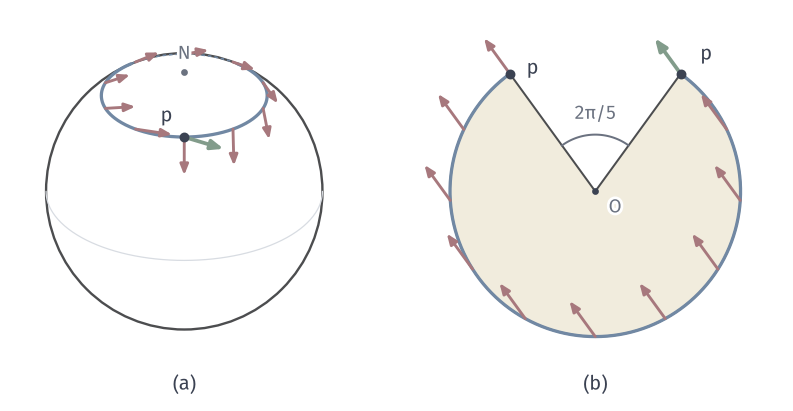

Source code (Python):
"""Parallel transport around the latitude through p=(0,3/5,4/5), and its development on the flat tangent cone (sector angle 8pi/5, radius tan theta0=3/4)."""
from pathlib import Path
import sys
ROOT = next(p for p in Path(__file__).resolve().parents if (p/"build.sh").is_file() and (p/"tex/book.tex").is_file())
sys.path.insert(0, str(ROOT/"figures/04-spaces-measures-and-geometry/04-manifolds/matplotlib/mfd-common"))
from mfd3d import *

W, H = 112, 58
fig, ax = canvas(W, H)
pl = Placed(View(90, 30), 26, 31, 19.5)
sphere_disc(ax, pl, fill='white')
t0 = np.arccos(.8); s0, c0 = .6, .8
def G(t):
    f = np.pi/2+t
    return np.array([s0*np.cos(f), s0*np.sin(f), c0])
def Eth(t):
    f = np.pi/2+t
    return np.array([c0*np.cos(f), c0*np.sin(f), -s0])
def Ephi(t):
    f = np.pi/2+t
    return np.array([-np.sin(f), np.cos(f), 0.0])
def V(t):
    return np.cos(c0*t)*Eth(t)-np.sin(c0*t)*Ephi(t)
tt = np.linspace(0, 2*np.pi, 361)
sphere_curve(ax, pl, np.array([G(t) for t in tt]), BLUE, lw=1.3, hidden=True)
for lat in (0,):
    sphere_curve(ax, pl, parallel(0.0), GRID, lw=.5, hidden=False, zorder=2)
ts = 2*np.pi*np.arange(0, 10)/10
for t in ts:
    p = G(t)
    arrow(ax, pl(p), pl(p+.3*V(t)), color=RED, lw=1.15, scale=6.2)
p = G(0)
arrow(ax, pl(p), pl(p+.3*V(2*np.pi)), color=GREEN, lw=1.5, scale=7.2)
dot(ax, pl(p), INK)
label(ax, pl(p)+[-2.5, 3.0], '$p$', halo=True)
N = np.array([0, 0, 1.0]); dot(ax, pl(N), MUTED, size=.9); label(ax, pl(N)+[0, 2.6], '$N$', 7.5, MUTED, halo=True)
panel_tag(ax, 26, 3, '(a)')
# (b) developed sector; gap of 2pi/5 centred on the upward axis.
O = np.array([84.0, 31.0]); R = 20.5
a0 = np.pi/2+np.pi/5
aa = a0+.8*tt
sect = np.r_[[O], O+R*np.c_[np.cos(aa), np.sin(aa)]]
ax.add_patch(Polygon(sect, fc=YELLOW_FILL, ec=STROKE, lw=.8, zorder=1))
ax.plot(O[0]+R*np.cos(aa), O[1]+R*np.sin(aa), color=BLUE, lw=1.3, zorder=3)
vdir = np.array([np.cos(a0), np.sin(a0)])
for k in range(0, 11):
    t = 2*np.pi*k/10
    a = a0+.8*t
    Pt = O+R*np.array([np.cos(a), np.sin(a)])
    col = GREEN if k == 10 else RED
    arrow(ax, Pt-8.0*vdir*0, Pt+6.2*vdir, color=col, lw=1.5 if k == 10 else 1.15, scale=7.2 if k == 10 else 6.2)
    if k in (0, 10):
        dot(ax, Pt, INK)
        label(ax, Pt+([3.2, .8] if k == 0 else [3.6, 2.8]), '$p$', halo=True)
dot(ax, O, INK, size=.9); label(ax, O+[2.8, -2.2], '$O$', 7.5, MUTED, halo=True)
b = np.linspace(np.pi/2-np.pi/5, np.pi/2+np.pi/5, 40)
ax.plot(O[0]+8*np.cos(b), O[1]+8*np.sin(b), color=MUTED, lw=.8, zorder=4)
label(ax, O+[0, 11.0], r'$2\pi/5$', 7.5, MUTED, halo=True)
panel_tag(ax, O[0], 3, '(b)')
save(fig, Path(__file__).resolve().parent, 'figure', {'formula': 'a=cos(ct), b=-sin(ct), c=cos(theta0)=4/5; sector angle 2pi c, gap 2pi(1-c)=2pi/5'})
